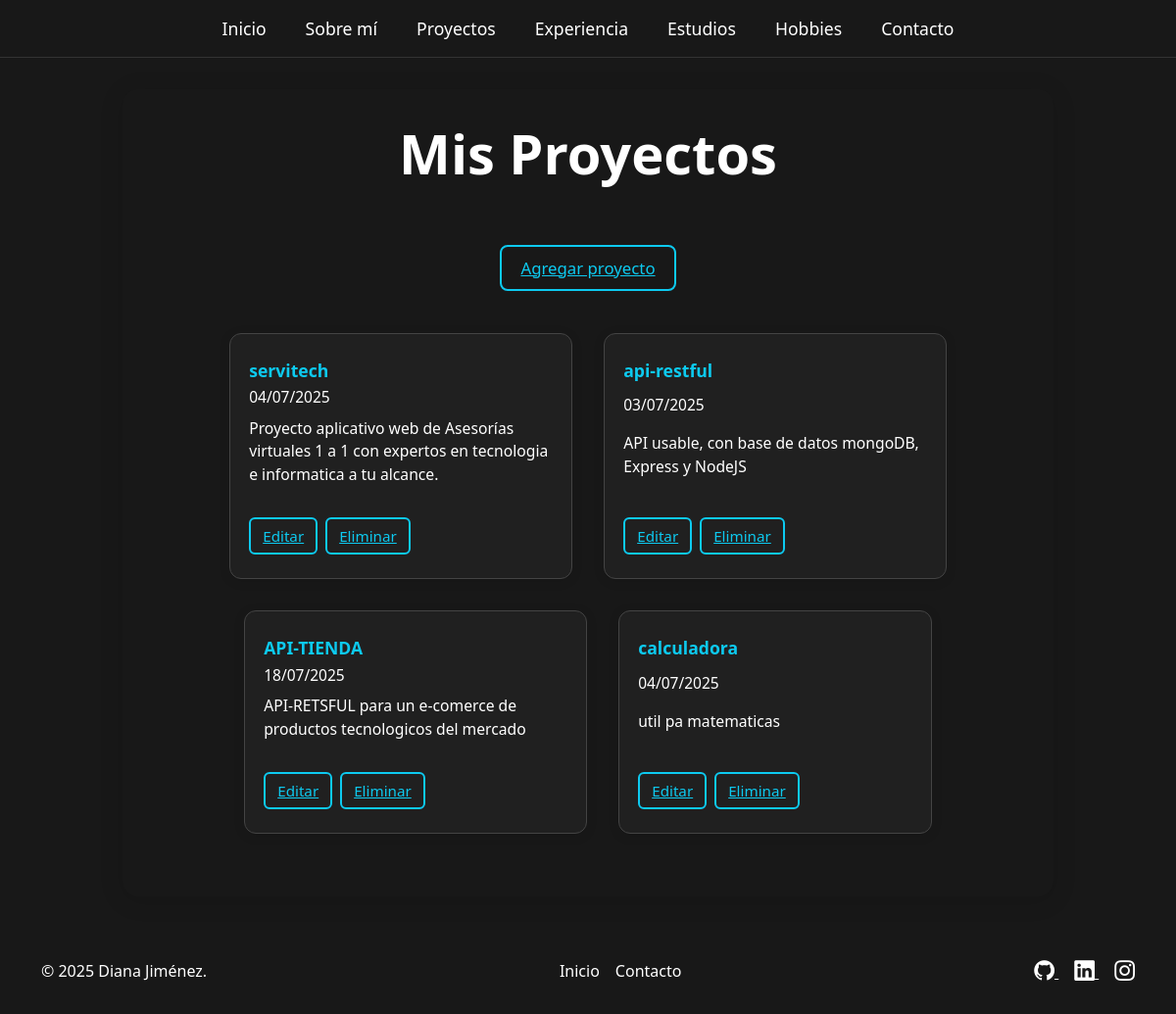
Before: /proyectos/ with the older database file.
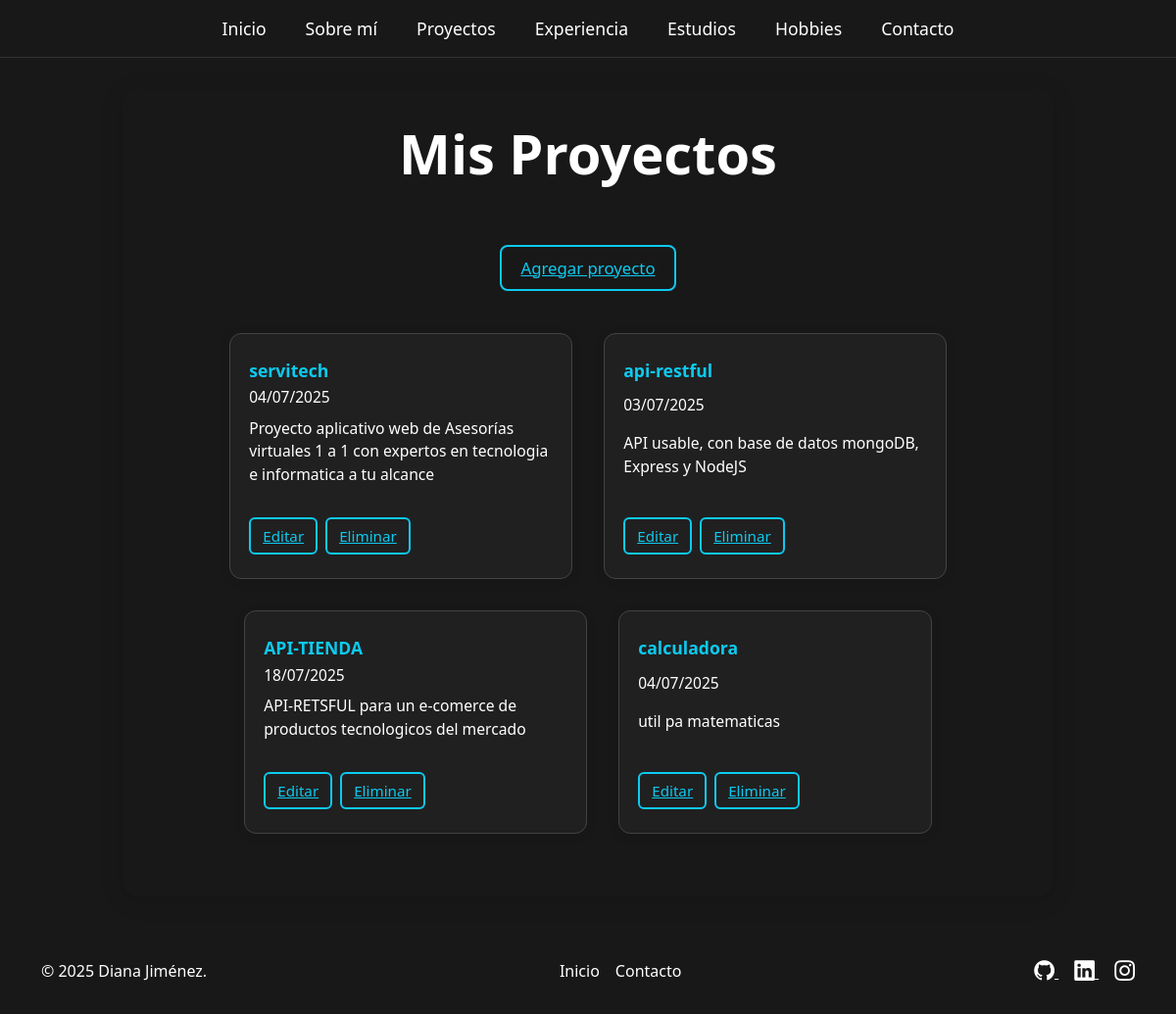
After: the same page with the newer database file.
### portafolio_app/models.py (models this page shows, shortened)
class Proyecto(models.Model):
    titulo = models.CharField(max_length=100)
    descripcion = models.TextField()
    fecha = models.DateField()

### portafolio_app/views.py (the view)
# urls.py: path('proyectos/', views.listaProyectos, name='listaProyectos'),
def listaProyectos(request):
    proyectos = Proyecto.objects.all()
    return render(request, 'portafolio/lista_proyectos.html', {'proyectos': proyectos})

### portafolio_app/templates/portafolio/lista_proyectos.html
{% extends 'portafolio/base.html' %}
{% block contenido %}
<div class="crud-container">
    <h1 class="display-4 fw-bold gradient-text text-center mb-5">Mis Proyectos</h1>
    <div class="d-flex justify-content-center mb-4 mt-3">
        <a href="{% url 'crear_proyecto' %}" class="btn-add-project">Agregar proyecto</a>
    </div>
    <div class="crud-list d-flex">
        {% for proyecto in proyectos %}
        <div class="project-card-horizontal">
            <a href="#" class="crud-item-title">{{ proyecto.titulo }}</a>
            <div class="crud-item-meta">{{ proyecto.fecha|date:"d/m/Y" }}</div>
            <div class="project-description">{{ proyecto.descripcion }}</div>
            <div class="crud-actions-horizontal mt-3">
                <a href="{% url 'editar_proyecto' proyecto.id %}" class="btn-sm">Editar</a>
                <a href="{% url 'eliminar_proyecto' proyecto.id %}" class="btn-sm">Eliminar</a>
            </div>
        </div>
        {% empty %}
        <div class="text-center text-muted">No hay proyectos registrados.</div>
        {% endfor %}
    </div>
</div>
{% endblock %}

Changed rows visible on the page:
changed Proyecto "servitech": descripcion "Proyecto aplicativo web de Asesorías virtuales 1 a 1 con expertos en tecnologia e informatica a tu alcance." → "Proyecto aplicativo web de Asesorías virtuales 1 a 1 con expertos en tecnologia e informatica a tu alcance"
